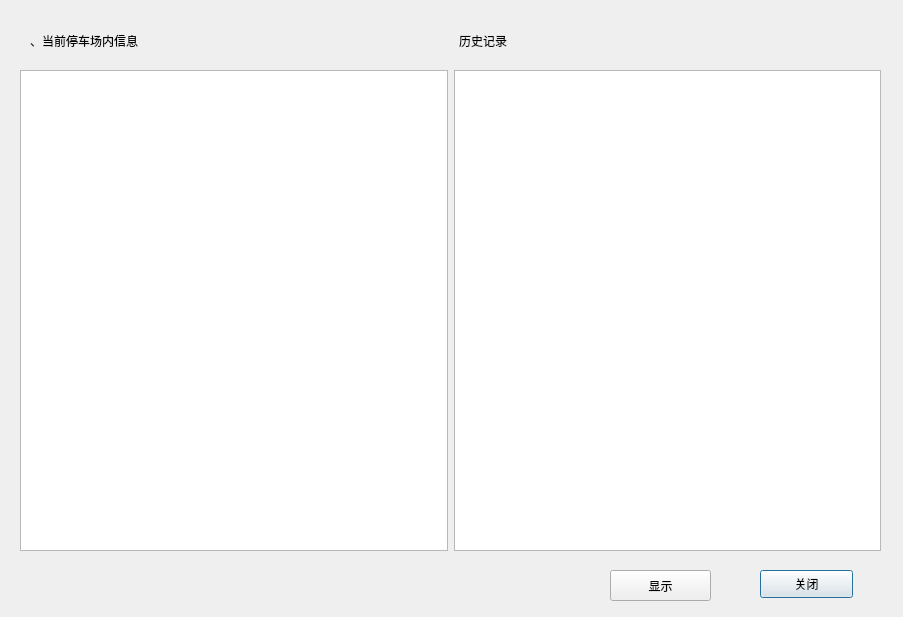
<?xml version="1.0" encoding="UTF-8"?>
<ui version="4.0">
 <class>OutputMessage</class>
 <widget class="QDialog" name="OutputMessage">
  <property name="geometry">
   <rect>
    <x>0</x>
    <y>0</y>
    <width>903</width>
    <height>617</height>
   </rect>
  </property>
  <property name="windowTitle">
   <string>Dialog</string>
  </property>
  <widget class="QWidget" name="horizontalLayoutWidget">
   <property name="geometry">
    <rect>
     <x>20</x>
     <y>70</y>
     <width>861</width>
     <height>481</height>
    </rect>
   </property>
   <layout class="QHBoxLayout" name="horizontalLayout">
    <item>
     <widget class="QTextEdit" name="textEdit"/>
    </item>
    <item>
     <widget class="QTextEdit" name="textEdit_2"/>
    </item>
   </layout>
  </widget>
  <widget class="QWidget" name="horizontalLayoutWidget_2">
   <property name="geometry">
    <rect>
     <x>30</x>
     <y>20</y>
     <width>851</width>
     <height>41</height>
    </rect>
   </property>
   <layout class="QHBoxLayout" name="horizontalLayout_2">
    <item>
     <widget class="QLabel" name="label_2">
      <property name="text">
       <string>、当前停车场内信息</string>
      </property>
     </widget>
    </item>
    <item>
     <widget class="QLabel" name="label">
      <property name="text">
       <string>历史记录</string>
      </property>
     </widget>
    </item>
   </layout>
  </widget>
  <widget class="QPushButton" name="pushButton">
   <property name="geometry">
    <rect>
     <x>760</x>
     <y>570</y>
     <width>93</width>
     <height>28</height>
    </rect>
   </property>
   <property name="text">
    <string>关闭</string>
   </property>
  </widget>
  <widget class="QPushButton" name="pushButton_2">
   <property name="geometry">
    <rect>
     <x>610</x>
     <y>570</y>
     <width>101</width>
     <height>31</height>
    </rect>
   </property>
   <property name="text">
    <string>显示</string>
   </property>
  </widget>
 </widget>
 <resources/>
 <connections/>
</ui>
